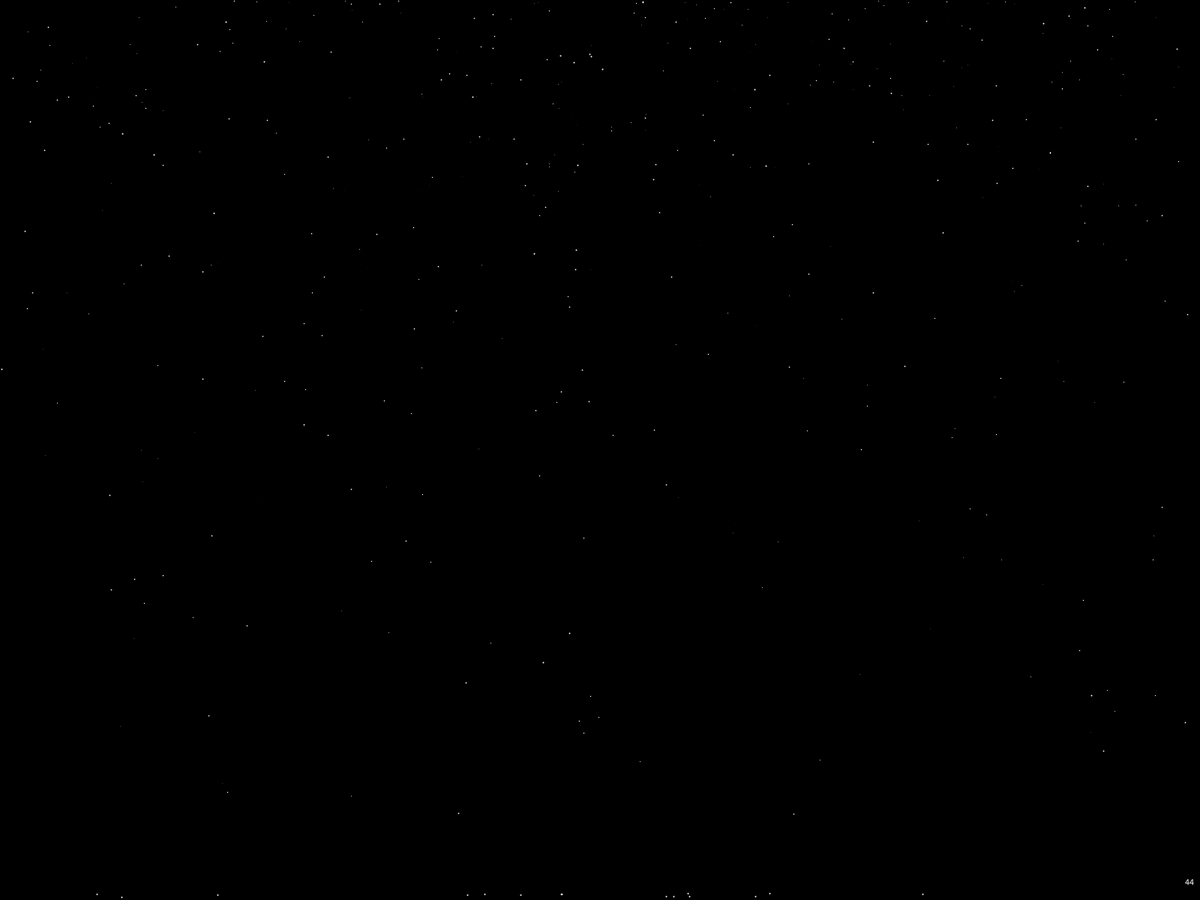
Frame 1 (no input)
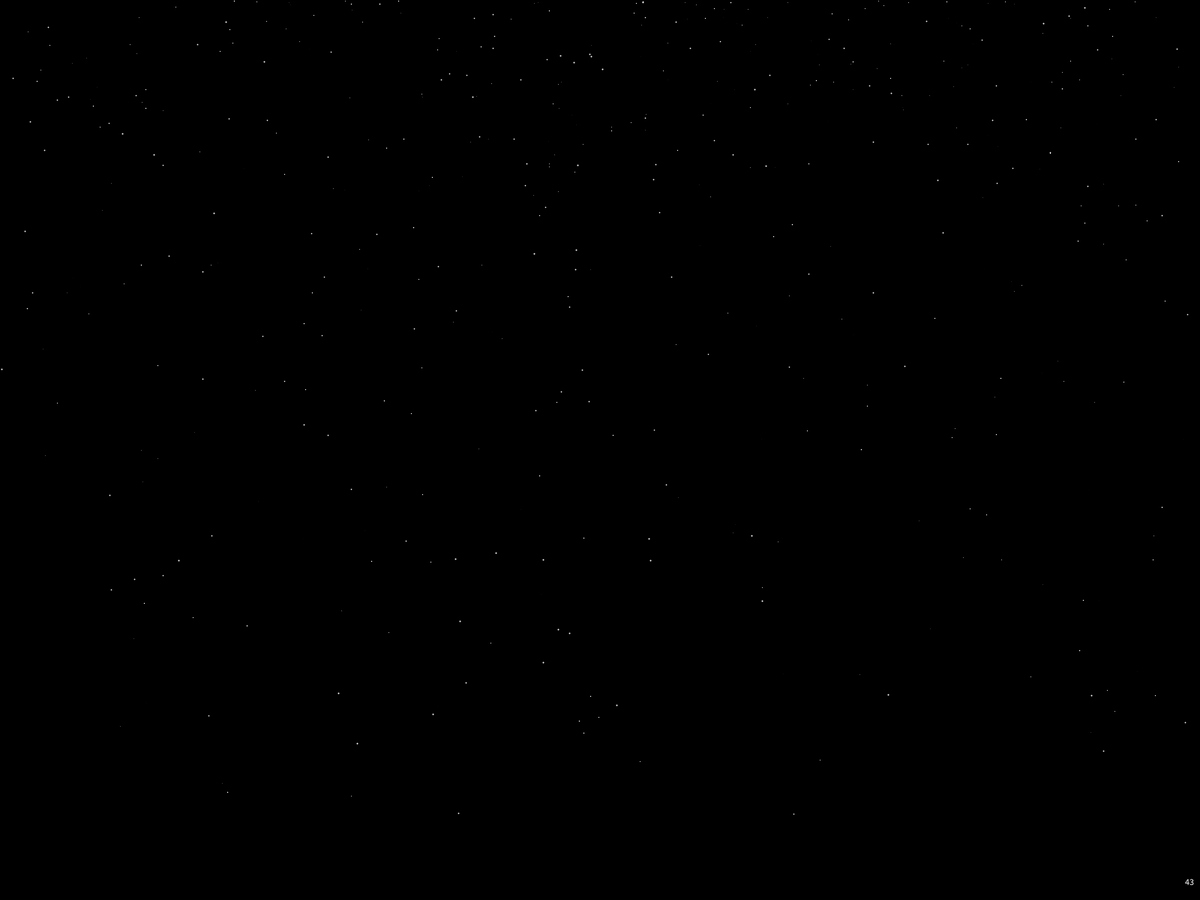
Frame 60 (the mouse pressed at the canvas centre just before this capture)
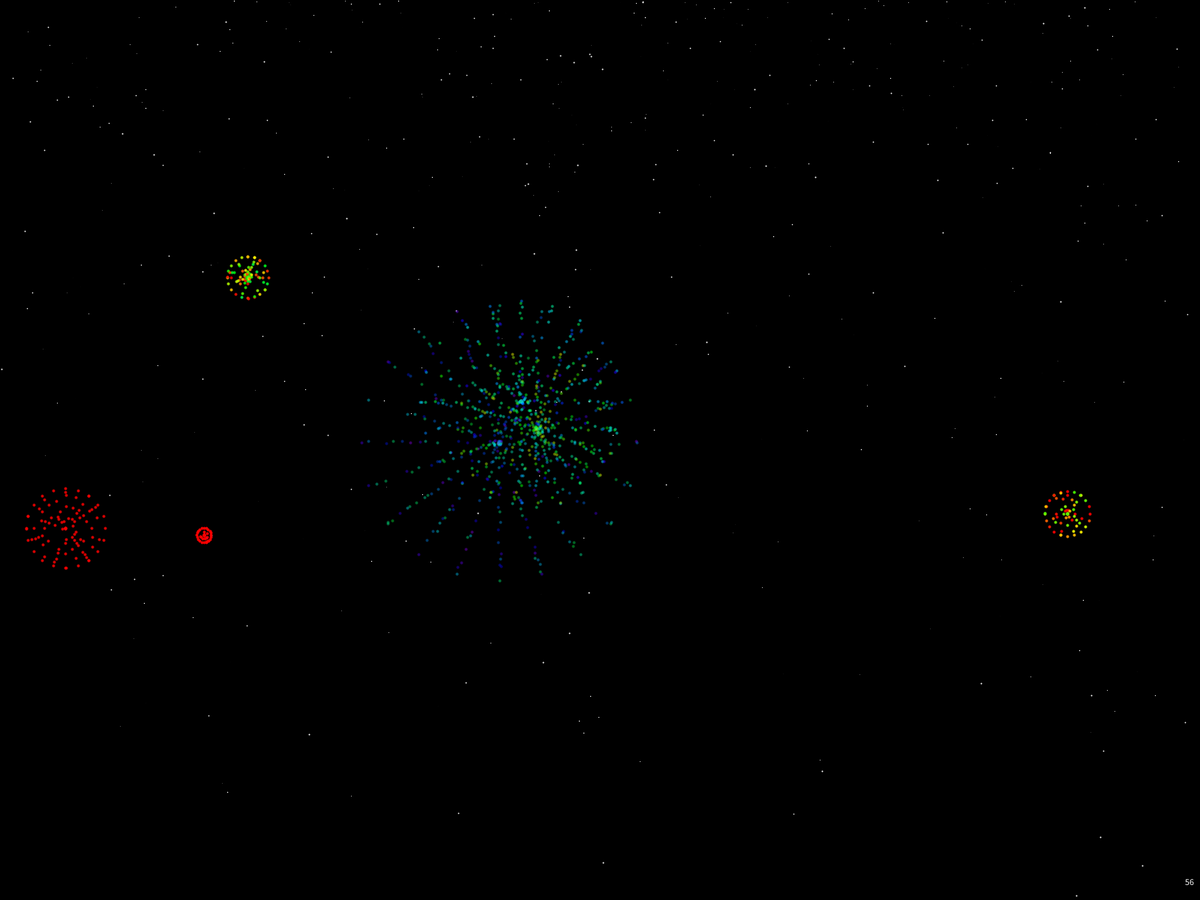
Frame 120 (the mouse held since frame 60 and released just before this capture)

The Processing sketch that drew these frames (run headless with seeded random() and noise(); from frame 60 on, the mouse is pressed at the canvas centre):

// Processing sketch: fireworks
// ── fireworks.pde
PImage night;

ArrayList<Rocket> fireworks;
ArrayList<Spark> sparks;

int max = 15;

void setup() {
  //size(600, 600);
  fullScreen();
  colorMode(HSB);
  
  background(0);
  stroke(255);
  for(int i = 0; i < 500; i++) {
    strokeWeight(random(2));
    float x = random(width);
    float y = random(height);
    if(random(1) < 1 - pow(y / height, 0.01)) {
      point(x, y);
    } else {
      i--;
    }
  }
  
  night = get();
  
  fireworks = new ArrayList<Rocket>();
  for(int i = 0; i < max; i++) {
    fireworks.add(new Rocket());
  }
  
  sparks = new ArrayList<Spark>();
}

void draw() {
  image(night, 0, 0);
  for(int i = 0; i < fireworks.size(); i++) {
    fireworks.get(i).update();
    fireworks.get(i).show();
    
    if(fireworks.get(i).dead) {
      fireworks.remove(i);
    }
  }
  
  if(fireworks.size() < max) {
    fireworks.add(new Rocket());
  }
  
  for(int i = 0; i < sparks.size(); i++) {
    sparks.get(i).update();
    sparks.get(i).show();
    
    if(sparks.get(i).dead) {
      sparks.remove(i);
    }
  }
  
  text(round(frameRate), width - 20, height - 20);
}

// ── rocket.pde
class Rocket {
  PVector pos;
  PVector dest;
  PVector vel;
  boolean dead;
  Rocket() {
    pos = new PVector(random(width), height);
    dest = new PVector(random(width), random(height * 0.65));
    vel = PVector.sub(dest, pos);
    vel.setMag(random(5, 10));
    
    dead = false;
  }
  
  void update() {
    pos.add(vel);

    if(pos.y <= dest.y) {
      explode();
    }
  }
  
  void explode() {
    float hu = random(360);
    float r = random(50, 100);
    for(float i = 0; i < TWO_PI; i += PI / 10) {
      float dx = pos.x + cos(i) * r;
      float dy = pos.y + sin(i) * r;
      sparks.add(new Spark(pos.copy(), new PVector(dx, dy), hu, true));
    }
    
    dead = true;
  }
  
  void show() {
    stroke(0, 0, 255);
    strokeWeight(2);
    point(pos.x, pos.y);
  }
}

// ── spark.pde
class Spark {
  PVector start;
  PVector pos;
  PVector dest;
  float p;
  float hu;
  boolean dead;
  boolean reproduce;
  
  Spark(PVector st, PVector dt, float h, boolean children, float b) {
    start = st;
    pos = start.copy();
    dest = dt;
    p = b;
    hu = h;
    dead = false;
    reproduce = children;
  }
  
  Spark(PVector st, PVector dt, float h, boolean children) {
    start = st;
    pos = start.copy();
    dest = dt;
    p = 0;
    hu = h;
    dead = false;
    reproduce = children;
  }
  
  void update() {
    pos = PVector.lerp(start, dest, p);
    p += 0.05;
    
    if(reproduce && frameCount % 3 == round(random(2))) {
      sparks.add(new Spark(pos.copy(), pos.copy().add(PVector.random2D()), hu, false, p));
    }
    
    if(p > 3) {
      dead = true;
    }
  }
  
  void show() {
    stroke(hu + random(-50, 50), 255, 255, map(p, 0, 3.5, 255, 0));
    strokeWeight(4);
    point(pos.x, pos.y);
  }
}
